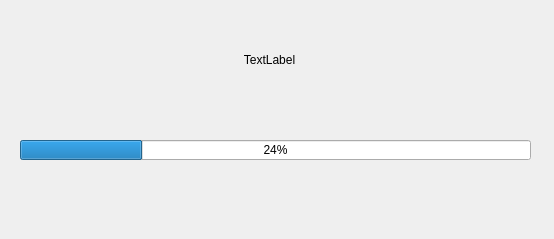
<?xml version="1.0" encoding="UTF-8"?>
<ui version="4.0">
 <class>Dialog</class>
 <widget class="QDialog" name="Dialog">
  <property name="geometry">
   <rect>
    <x>0</x>
    <y>0</y>
    <width>554</width>
    <height>239</height>
   </rect>
  </property>
  <property name="windowTitle">
   <string>Dialog</string>
  </property>
  <widget class="QLabel" name="content_lable">
   <property name="geometry">
    <rect>
     <x>29</x>
     <y>30</y>
     <width>481</width>
     <height>60</height>
    </rect>
   </property>
   <property name="minimumSize">
    <size>
     <width>380</width>
     <height>60</height>
    </size>
   </property>
   <property name="styleSheet">
    <string notr="true">font: 12pt &quot;Microsoft YaHei UI&quot;;</string>
   </property>
   <property name="text">
    <string>TextLabel</string>
   </property>
   <property name="alignment">
    <set>Qt::AlignCenter</set>
   </property>
  </widget>
  <widget class="QProgressBar" name="progress_bar">
   <property name="geometry">
    <rect>
     <x>20</x>
     <y>140</y>
     <width>511</width>
     <height>20</height>
    </rect>
   </property>
   <property name="value">
    <number>24</number>
   </property>
  </widget>
 </widget>
 <resources/>
 <connections/>
</ui>
